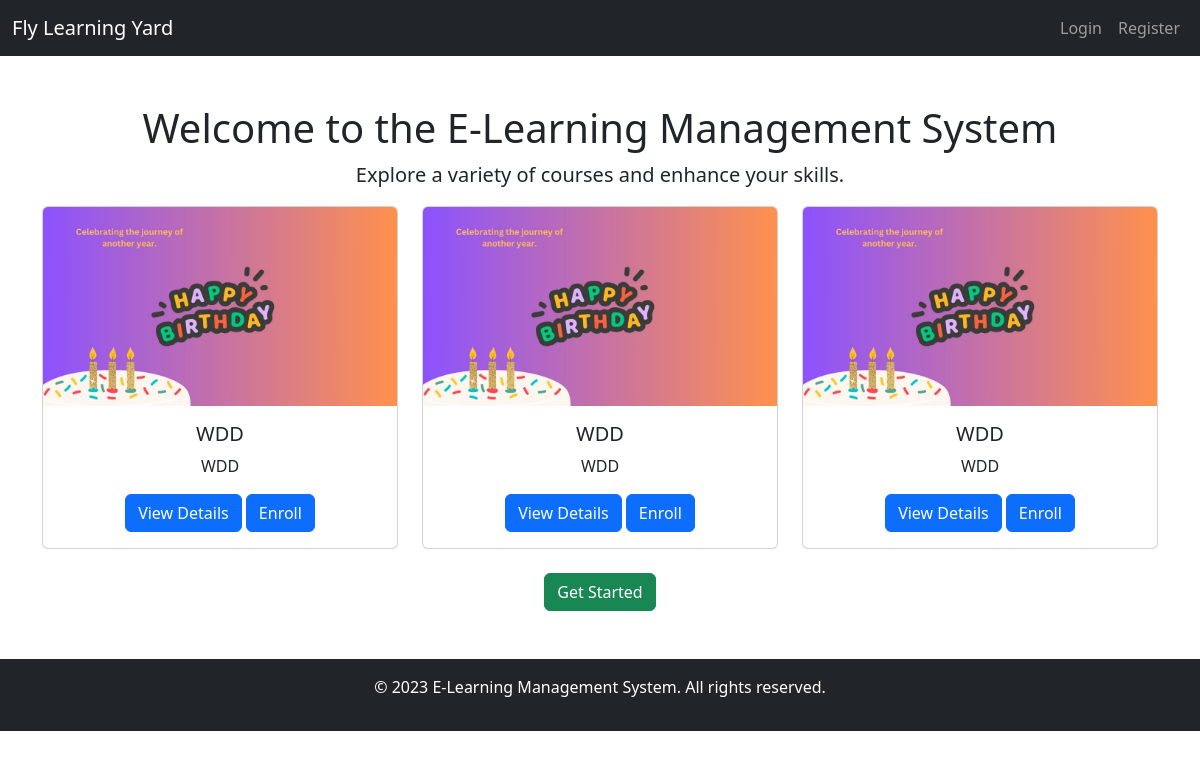
The page / on the database its author committed.
### flyapp/models.py (models this page shows, shortened)
class Course(models.Model):
    title = models.CharField(max_length=200)
    description = models.TextField()
    image = models.ImageField(upload_to='course_images/')
    price = models.DecimalField(max_digits=10, decimal_places=2)
    instructor = models.ForeignKey('auth.User', on_delete=models.CASCADE)
    created_at = models.DateTimeField(auto_now_add=True)

### flyapp/views.py (the view)
# urls.py: path('',views.home, name='home'),
def home(request):
    courses = Course.objects.all()
    return render(request, 'flyapp/home.html',locals())

### flyapp/templates/flyapp/home.html (shortened to what this page needs)
<!DOCTYPE html>
<html lang="en">
<head>
    <link rel="stylesheet" href="https://cdnjs.cloudflare.com/ajax/libs/bootstrap/5.3.0/css/bootstrap.min.css">
</head>
<body>
    <nav class="navbar navbar-expand-lg navbar-dark bg-dark">
        <div class="container-fluid">
            <a class="navbar-brand" href="{% url 'home' %}">Fly Learning Yard</a>
            <div class="collapse navbar-collapse" id="navbarNav">
                <ul class="navbar-nav ms-auto">
                    {% if user.is_authenticated %}
                        <li class="nav-item">
                            <a class="nav-link" href="{% url 'course_list' %}">Courses</a>
                        </li>
                        <li class="nav-item">
                            <a class="nav-link" href="{% url 'logout' %}">Logout</a>
                        </li>
                    {% else %}
                        <li class="nav-item">
                            <a class="nav-link" href="{% url 'login' %}">Login</a>
                        </li>
                        <li class="nav-item">
                            <a class="nav-link" href="{% url 'register' %}">Register</a>
                        </li>
                    {% endif %}
                </ul>
            </div>
        </div>
    </nav>
    <div class="container mt-5">
        <div class="text-center">
            <h1>Welcome to the E-Learning Management System</h1>
            <p class="lead">Explore a variety of courses and enhance your skills.</p>
            <div class="row">
                {% for course in courses %}
                    <div class="col-md-4 mb-4">
                        <div class="card h-100">
                            <img src="{{ course.image.url }}" class="card-img-top" alt="{{ course.title }}">
                            <div class="card-body">
                                <h5 class="card-title">{{ course.title }}</h5>
                                <p class="card-text">{{ course.description|truncatechars:100 }}</p>
                                <a href="{% url 'course_detail' course.id %}" class="btn btn-primary">View Details</a>
                                 <a href="{% url 'enroll' course.id %}" class="btn btn-primary">Enroll</a>
                            </div>
                        </div>
                    </div>
                {% empty %}
                    <p class="text-center">No courses available at the moment. Please check back later.</p>
                {% endfor %}
            </div>
            {% if user.is_authenticated %}
                <a href="{% url 'course_list' %}" class="btn btn-primary">View Courses</a>
            {% else %}
                <a href="{% url 'register' %}" class="btn btn-success">Get Started</a>
            {% endif %}
        </div>
    </div>
    <footer class="bg-dark text-white text-center py-3 mt-5">
        <p>&copy; 2023 E-Learning Management System. All rights reserved.</p>
    </footer>
</body>
</html>

### rows shown on the page
Course: image (picture), title "WDD", description "WDD"
Course: image (picture), title "WDD", description "WDD"
Course: image (picture), title "WDD", description "WDD"
